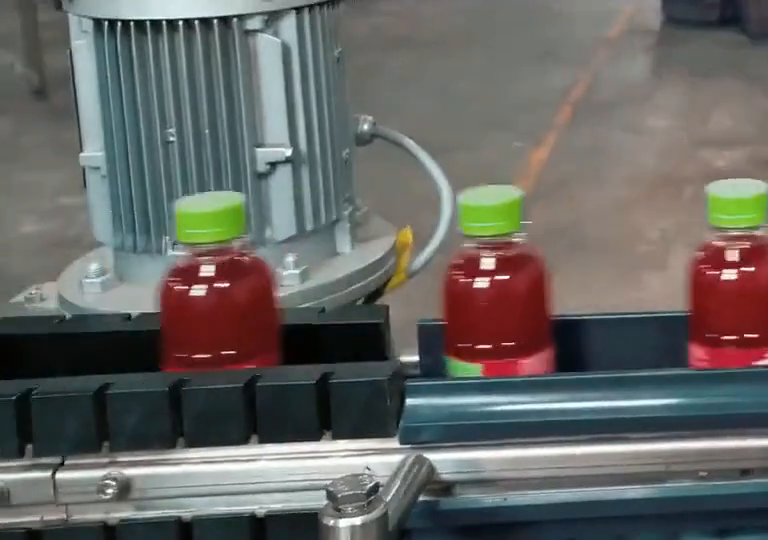
#> input picture frame 12 of Minicurso Visão Computacional - 2026/esteira.mp4, 768 x 540 px
$ python teste_video.py
#> lines starting #> are read from the running program, lines starting #| are printed output that depends on the picture; after the words box and inside, x2 and y2 are one past the last pixel; in counts of white or black regions, pixels touching at a corner belong together
import cv2
from pathlib import Path

PASTA_TESTES = Path(__file__).resolve().parent
PASTA_PROJETO = PASTA_TESTES.parent

caminho_video = Path(
    "/home/paulomelo/Documentos/desafio_visaocomputacional/Minicurso Visão Computacional - 2026/esteira.mp4"
)

caminho_saida = Path(
    "/home/paulomelo/Documentos/desafio_visaocomputacional/testes/teste_deteccao.mp4"
)


video = cv2.VideoCapture(str(caminho_video))

if not video.isOpened():
    print("Erro: não foi possível abrir o vídeo.")
    print("Caminho:", caminho_video)
    exit()


largura_video = int(video.get(cv2.CAP_PROP_FRAME_WIDTH))
altura_video = int(video.get(cv2.CAP_PROP_FRAME_HEIGHT))
fps = video.get(cv2.CAP_PROP_FPS)

fourcc = cv2.VideoWriter_fourcc(*"mp4v")

saida = cv2.VideoWriter(
    str(caminho_saida),
    fourcc,
    fps,
    (largura_video, altura_video)
)


kernel = cv2.getStructuringElement(
    cv2.MORPH_RECT,
    (7, 7)
)


numero_frame = 0

while True:
    sucesso, frame = video.read()
#> frame is the input picture: shape (540, 768, 3); mean B, G, R 98.8, 101.8, 101.8

    if not sucesso:
        break

    numero_frame += 1

    # Converte o frame para HSV
    hsv = cv2.cvtColor(
        frame,
        cv2.COLOR_BGR2HSV
    )
#> hsv: shape (540, 768, 3); mean H, S, V 63.8, 60.3, 112.5

    # Segmentação da cor vermelha
    mascara = cv2.inRange(
        hsv,
        (0, 100, 100),
        (10, 255, 255)
    )
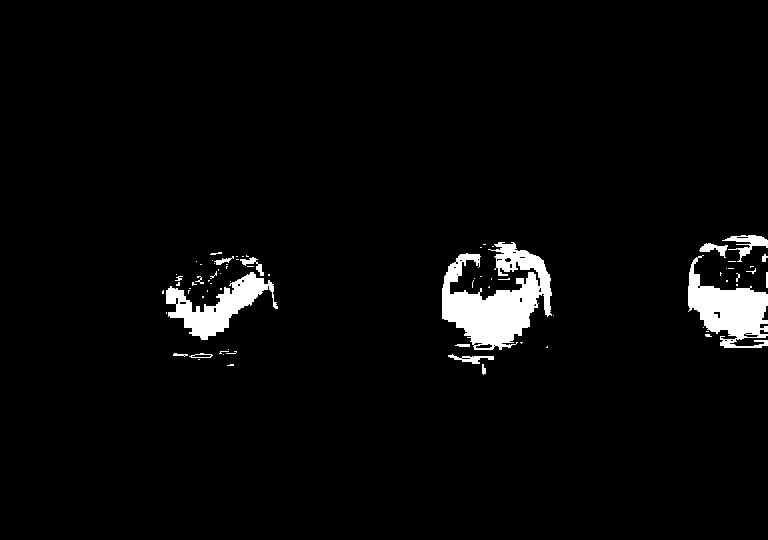
#> mascara: shape (540, 768); 3.5% white; 75 white regions (58 under 20 px), largest, box (x1, y1, x2, y2) and area: (442, 242, 552, 350) 6263, (688, 255, 768, 348) 3650, (166, 272, 278, 340) 2877

    # Une regiões próximas da máscara
    mascara = cv2.morphologyEx(
        mascara,
        cv2.MORPH_CLOSE,
        kernel,
        iterations=2
    )
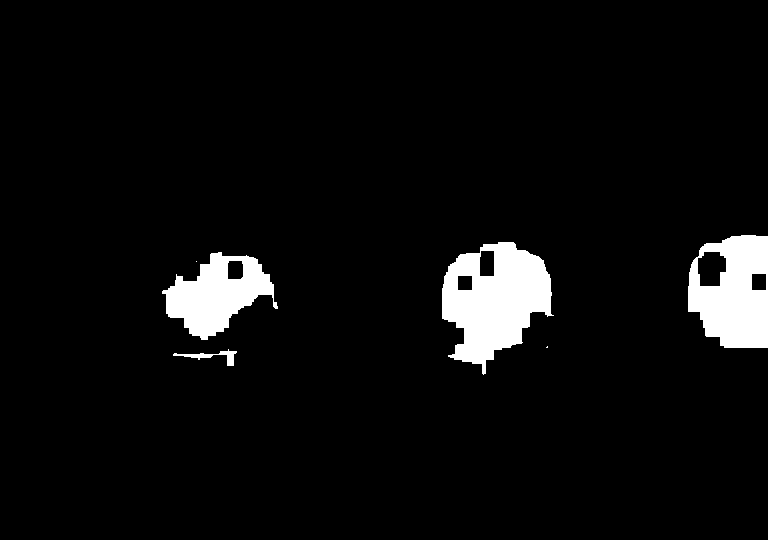
#> mascara: shape (540, 768); 5.1% white; 6 white regions (2 under 20 px)

    # Procura os contornos
    contornos, _ = cv2.findContours(
        mascara,
        cv2.RETR_EXTERNAL,
        cv2.CHAIN_APPROX_SIMPLE
    )
#> contornos = 6 contours, 2 with area under 20; largest, box (x1, y1, x2, y2) and area: (442, 242, 554, 375) 9275, (688, 235, 768, 348) 7554, (162, 252, 278, 340) 5416, (173, 349, 237, 366) 212

    candidatos = 0

    for contorno in contornos:
        area = cv2.contourArea(contorno)

        x, y, largura, altura = cv2.boundingRect(contorno)

        # Filtro provisório
        if largura >= 80 and altura >= 70:
            candidatos += 1

            cv2.rectangle(
                frame,
                (x, y),
                (x + largura, y + altura),
                (0, 255, 0),
                2
            )

            centro_x = x + largura // 2
            centro_y = y + altura // 2

            cv2.circle(
                frame,
                (centro_x, centro_y),
                5,
                (255, 0, 0),
                -1
            )

            cv2.putText(
                frame,
                f"A:{round(area)}",
                (x, y - 10),
                cv2.FONT_HERSHEY_SIMPLEX,
                0.5,
                (0, 255, 0),
                2
            )
#> this loop made 6 passes
#> (area, x, y, largura, altura, centro_x, centro_y) on passes 4 to 6: (5416.5, 162, 252, 116, 88, 220, 296), (9275, 442, 242, 112, 133, 498, 308), (7554, 688, 235, 80, 113, 728, 291)
#> (area, x, y, largura, altura) on pass 1: (212, 173, 349, 64, 17)
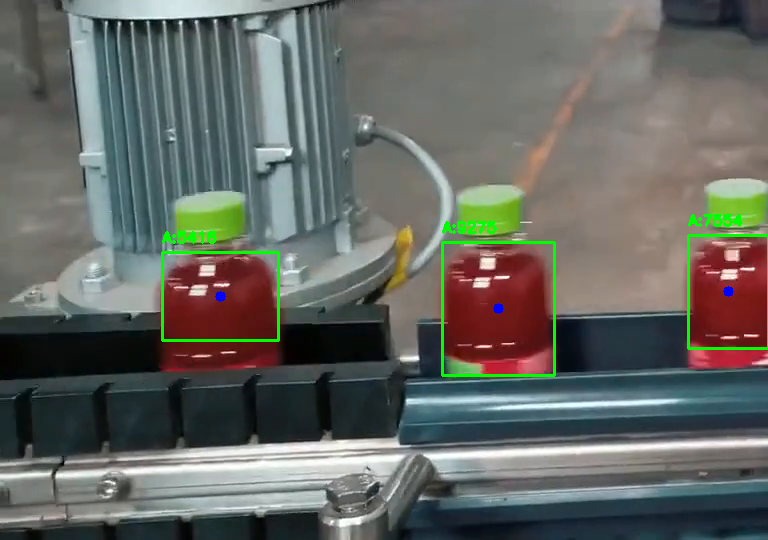
#> frame: shape (540, 768, 3); 1.22% of pixels changed, all inside (x1, y1, x2, y2) = (161, 214, 768, 377)
#> after the loop, candidatos = 3

    cv2.putText(
        frame,
        f"Detectadas: {candidatos}",
        (20, 40),
        cv2.FONT_HERSHEY_SIMPLEX,
        1,
        (0, 255, 255),
        2
    )

    linha_x = int(largura_video * 0.70)

    cv2.line(
        frame,
        (linha_x, 0),
        (linha_x, altura_video),
        (255, 255, 0),
        2
    )
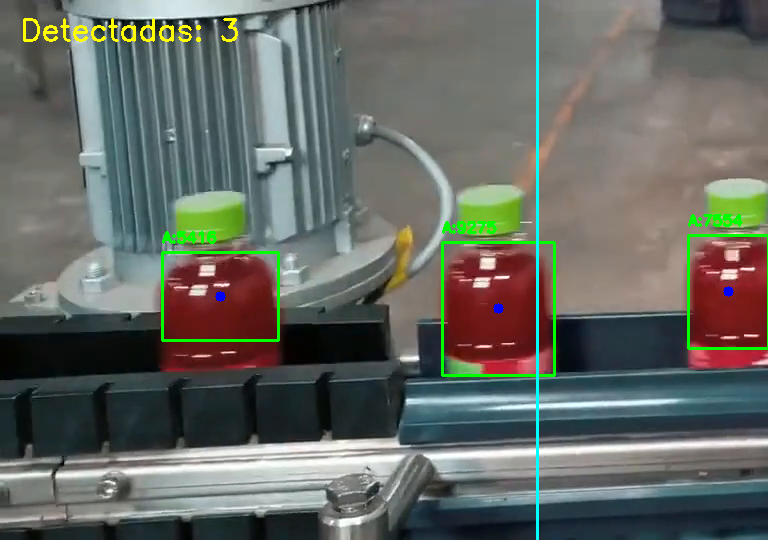
#> frame: shape (540, 768, 3); mean B, G, R 98.2, 104.7, 100.6

    saida.write(frame)

video.release()
saida.release()

print("Processamento concluído.")
print("Frames processados:", numero_frame)
print("Vídeo salvo em:", caminho_saida)

$ run again, starting later in the video
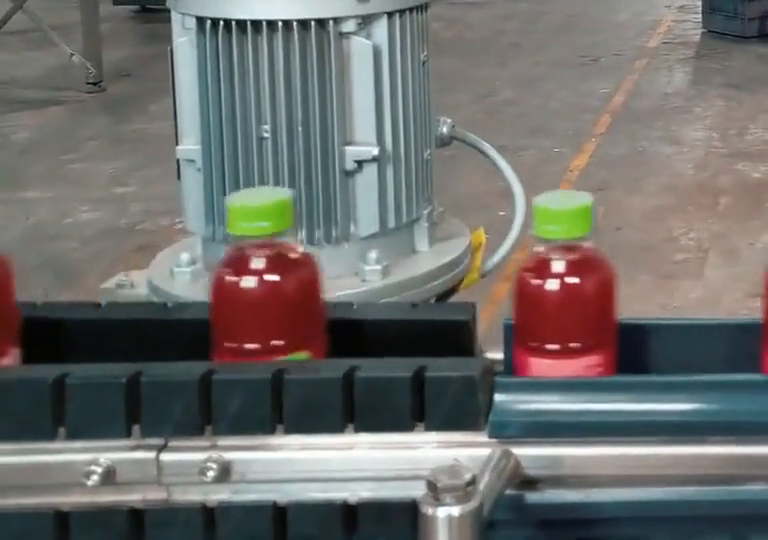
#> input picture frame 54 of Minicurso Visão Computacional - 2026/esteira.mp4, 768 x 540 px
#> frame is the input picture: shape (540, 768, 3); mean B, G, R 106.8, 109.3, 109.8
#> hsv: shape (540, 768, 3); mean H, S, V 60.8, 54.1, 119.5
#> `mascara = cv2.morphologyEx( mascara, cv2.MORPH_CLOSE, kernel, iteratio..`:
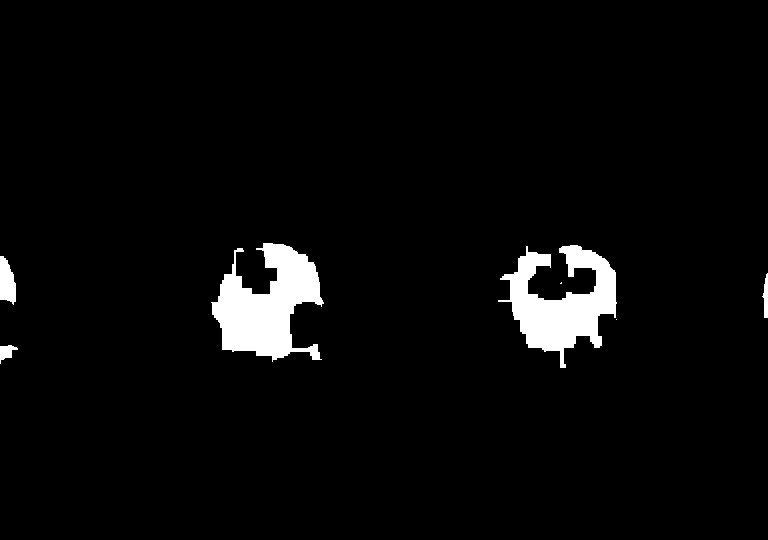
#> mascara: shape (540, 768); 3.7% white; 7 white regions (2 under 20 px)
#> contornos = 7 contours, 2 with area under 20; largest, box (x1, y1, x2, y2) and area: (211, 243, 324, 362) 7243, (498, 245, 617, 368) 6595, (0, 256, 16, 305) 522, (0, 345, 18, 364) 148, (762, 273, 768, 318) 122
#> the loop `for contorno in contornos:` made 7 passes
#> (area, x, y, largura, altura, candidatos, centro_x, centro_y) on passes 6 to 7: (6595, 498, 245, 119, 123, 1, 557, 306), (7243, 211, 243, 113, 119, 2, 267, 302)
#> after the loop `for contorno in contornos:`: candidatos = 2
#> `cv2.line( frame, (linha_x, 0), (linha_x, altura_video), (255, 255, 0),..`:
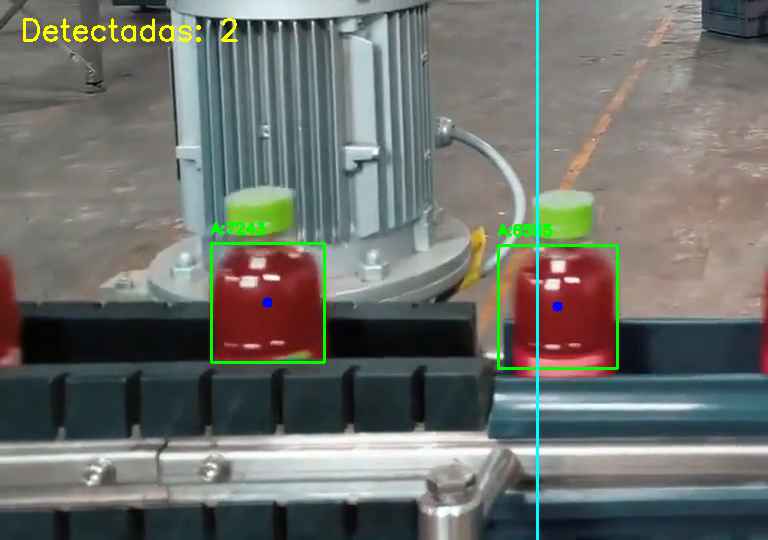
#> frame: shape (540, 768, 3); mean B, G, R 106.3, 111.7, 108.7

$ run again, starting later in the video
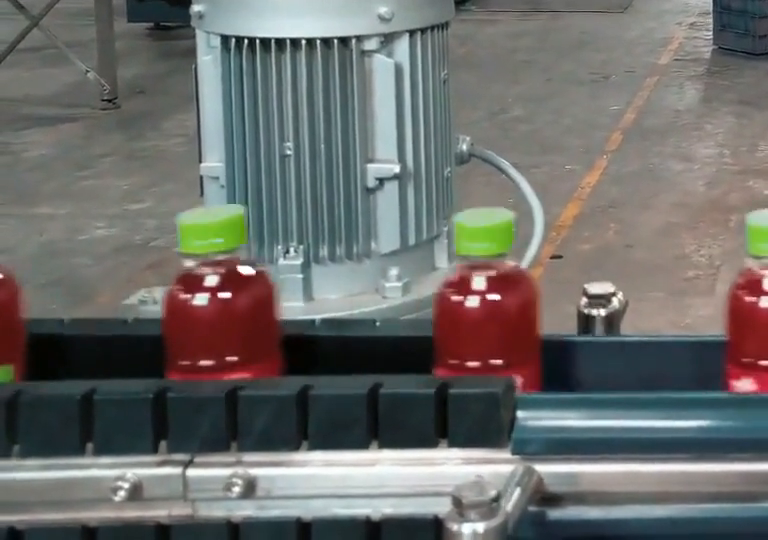
#> input picture frame 96 of Minicurso Visão Computacional - 2026/esteira.mp4, 768 x 540 px
#> frame is the input picture: shape (540, 768, 3); mean B, G, R 105.9, 108.4, 107.7
#> hsv: shape (540, 768, 3); mean H, S, V 63.5, 54.1, 117.9
#> `mascara = cv2.morphologyEx( mascara, cv2.MORPH_CLOSE, kernel, iteratio..`:
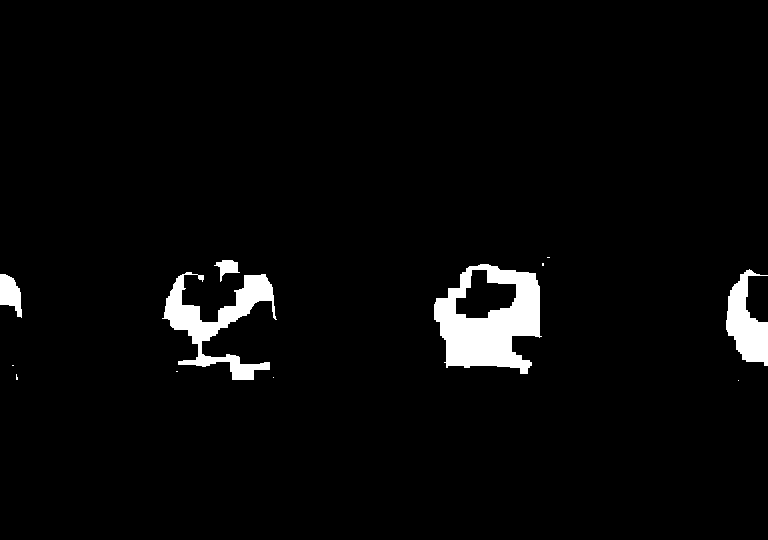
#> mascara: shape (540, 768); 3.4% white; 12 white regions (7 under 20 px)
#> contornos = 12 contours, 7 with area under 20; largest, box (x1, y1, x2, y2) and area: (434, 264, 542, 374) 8398, (162, 272, 277, 380) 3726, (726, 269, 768, 366) 2133, (0, 274, 22, 318) 564, (214, 260, 240, 282) 225
#> the loop `for contorno in contornos:` made 12 passes
#> (area, x, y, largura, altura, candidatos, centro_x, centro_y) on passes 7, 9: (3726, 162, 272, 115, 108, 1, 219, 326), (8398, 434, 264, 108, 110, 2, 488, 319)
#> after the loop `for contorno in contornos:`: candidatos = 2
#> `cv2.line( frame, (linha_x, 0), (linha_x, altura_video), (255, 255, 0),..`:
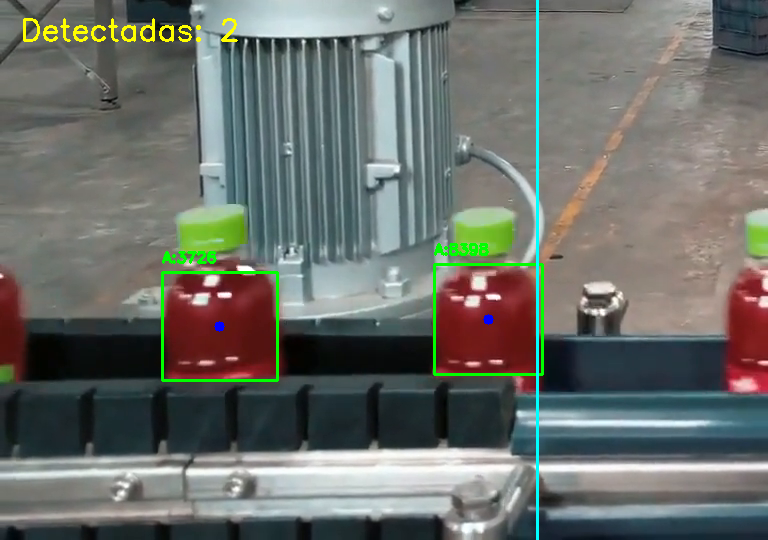
#> frame: shape (540, 768, 3); mean B, G, R 105.5, 110.8, 106.8
